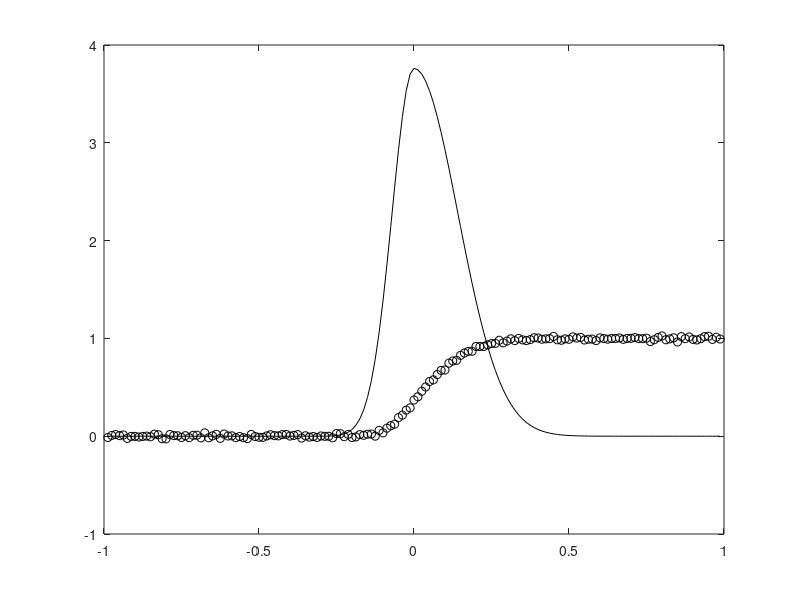

This chart was generated by the following MATLAB code: (Note: this script raises an error after producing the figure.)
%  
%  RTO for positivity constrainted kernel reconstruction. We use the
%  exponential transformation x=exp(u) and prior
%  p(u|del) \propto exp(-del/2*||Du||_2^2), where D is the 1D difference 
%  matrix, to obtain the posterior density function.
%
%  p(u|b,lam,del)\propto exp(-\lam/2*||A*exp(u)-b||^2-del/2||D*u||_2^2)
%
%  Once the samples are computed, the sample mean is used as an estimator 
%  of the natural log of the unknown image and empirical quantiles are used 
%  to compute 95% credibility intervals for every unknown. 
%
%  The Geweke test is used to determine whether the chain, after burnin, 
%  is in equilibrium, and the integrated auto correlated time and essential 
%  sample size are estimated as described in Chapter 5. 
% 
%  written by John Bardsley 2017.
%
%  This code was used to generate figures in Chapter 6. 
clear all, close all
path(path,'../Functions');
clear all, close all
n      = 80; % No. of grid points
h      = 1/n;
N      = 2*n-1;
A      = tril(ones(N,N))*h;
%
% Next, set up true solution x_true and generate data b = A*x_true + error.
t      = [-1+h:h:1-h]';
sig1   = .1; % Kernel width parameter, left-half
kernelleft = exp(-(t(1:n)).^2/sig1^2);
% Create the right-half of the non-symmetric kernel
sig2   = .2; % Kernel width parameter, right-half
kernelright = exp(-(t(n+1:end)).^2/sig2^2);
% Create the normalized kernel
kernel = [kernelleft;kernelright];
kernel = kernel/sum(kernel)/h; % normalize kernel
x_true = kernel;
% Generate the data b = A*x_true + error.
Ax      = A*x_true;
[M,N]   = size(A);
err_lev = 2; % Percent error in data
sigma   = err_lev/100 * norm(Ax) / sqrt(M);
eta     =  sigma * randn(M,1);
b       = Ax + eta;
figure(1), 
  plot(t,x_true,'k',t,b,'ko')

%  Define the regularization matrix D'*D, where D is the discrete
%  derivative matrix with Neumann boundary conditions.
onesvec          = ones(N,1);
D                = (1/h^2)*spdiags([-onesvec 2*onesvec -onesvec],[-1 0 1],N,N);
D(1,1)           = 1/h^2; % Neumann left BC 
D(N,N)           = 1/h^2; % Neumann right BC
Nresid           = M + length(D(:,1));
% Compute the MAP estimator using the nonlinear transformation approach
p.A              = A;
p.lam            = 1/sigma^2; % true lambda
p.del            = 5e-5;      % hand-tuned delta
p.b              = b;
p.D              = D;
p.Q              = speye(Nresid);     % this is non-identity when we do RTO.
p.e              = zeros(Nresid,1);   % this is iid Gaussian when we do RTO.
u0               = zeros(N,1); % initial guess
[zMAP,rMAP,JMAP] = LevMar(u0,@(z)positivity_fun(z,p),0.001,1e-8,100);

% Plot the measurements and model fit.
figure(2) 
plot(t,exp(zMAP),'k-',t,x_true,'k--')
legend('exp(z_{MAP})','x_{true}')

%% Now, use RTO-MH to sample from the posterior distribution defined by
%              
%            p(x|b) \propto exp(-lam/2*||A(x)-b||^2-del/2*||D*ln(x)||^2).
%
nsamp    = 4000;
[Q,~]    = qr(JMAP,0);
p.Q      = Q;
p.Nrand  = Nresid;
[zchain,accept_rate] = RTO_MH(zMAP,@(z,p)positivity_fun(z,p),p,nsamp);
xchain   = exp(zchain);

% Visualize the MCMC chain
% Plot the sample mean and 95% credibility intervals for x.
xlims          = plims(xchain',[0.025,0.5,0.975])';
relative_error = norm(x_true-xlims(:,2))/norm(x_true)
figure(3),
plot(t,x_true,'k',t,xlims(:,2),'--k',t,xlims(:,1),'-.k',t,xlims(:,3),'-.k')
legend('x_{true}','MCMC sample median','95% credibility bounds')
% Output for individual chains using sample_plot: ACF, IACT, Geweke test.
rng('shuffle')
index        = sort(randsample(N,3));
zchain_index = zchain(index,:);
names        = cell(3,1);
names{1}     = char(['z_{',num2str(index(1)),'}']);
names{2}     = char(['z_{',num2str(index(2)),'}']);
names{3}     = char(['z_{',num2str(index(3)),'}']);
[tau,acf]    = sample_plot(zchain_index,names,4);
[~,nacf]     = size(acf);
% Plot autocorrelation function.
figure(7)
    plot(acf(1,1:nacf),'k'), hold on 
    plot(acf(2,1:nacf),'k--'), 
    plot(acf(3,1:nacf),'k-.'), hold off
axis([1,nacf,0,1])
title(['ACFs for z_{',num2str(index(1)),'}, z_{',num2str(index(2)),'}, and z_{',num2str(index(3)),'}']);
legend(['z_{',num2str(index(1)),'}: \tau_{\rm int}(z_{',num2str(index(1)),'})=',num2str(tau(1))],...
       ['z_{',num2str(index(2)),'}: \tau_{\rm int}(z_{',num2str(index(2)),'})=',num2str(tau(2))],...
       ['z_{',num2str(index(3)),'}: \tau_{\rm int}(z_{',num2str(index(3)),'})=',num2str(tau(3))])


